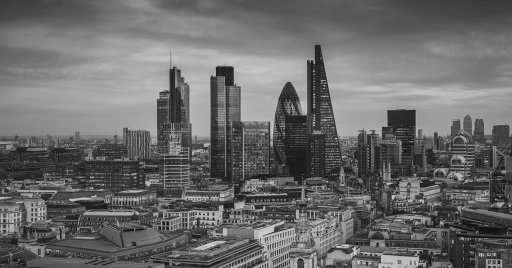
#> input picture 1.Histogram Functions/img1.jpg, 512 x 268 px; the run also reads 1 picture not shown here
$ jupyter execute --allow-errors HW1.ipynb
#> lines starting #> are read from the running program, lines starting #| are printed output that depends on the picture
# image Processing HW1(Poorya MohammadiNasab_400722138)

[cell 1]
import numpy as np
import cv2
from matplotlib import pyplot as plt
from mpl_toolkits.axes_grid1 import ImageGrid

Q2 - Part 1

[cell 2]
def calc_hist(image):
    '''
  calculate image histogram
  don't use libraries
  input(s):
    image (ndarray): input image
  output(s):
    hist (ndarray): computed input image histogram
  '''
    hist = np.zeros(256,dtype=int)
    ############
    # Your code
    # Start

    for ix,iy in np.ndindex(image.shape):
        hist[image[ix,iy]] = hist[image[ix,iy]] + 1

    # End
    return hist

**compute histogram with opencv**

#> (a cell that did not finish here is left out)

#> (a cell that did not finish here is left out)

test **(don't change next cell)**

[cell 5]
img = cv2.imread('img1.jpg',cv2.IMREAD_GRAYSCALE)
#> img is the input picture: shape (268, 512); min 10, max 224, mean 106.4
fig = plt.figure(figsize=(16,16))
grid = ImageGrid(fig, 111,
                 nrows_ncols=(1, 3),
                 axes_pad=1,
                 )


grid[0].imshow(img,cmap='gray',vmin=0,vmax=255)
grid[0].set_title('input image')
grid[0].axis('off')
grid[1].plot(calc_hist(img))
#> after the loop in calc_hist, `for ix,iy in np.ndindex(image.shape):`: hist = 256 values, max 1257 at index 85, min 0 at index 0, mean 536
grid[1].set_title('implemented histogram')
#> (the rest of this cell did not finish here and is left out)

[cell 6]
plt.plot(calc_hist(img))
#> figure, not shown here; curve peaks at x = 85, y = 1257

#> (a cell that did not finish here is left out)

Q2 - Part 2

[cell 8]
def stretch_hist(image):
    '''
    don't use libraries
    input(s):
    image (ndarray): input image
    output(s):
    output_image (ndarray): enhanced image with histogram stretching
    '''
    output_image = image.copy()
    ############
    # Your code
    # Start
    min_pix = np.min(image)
    max_pix = np.max(image)
    max_min_different = max_pix - min_pix

    for ix,iy in np.ndindex(image.shape):
        output_image[ix,iy] = ((output_image[ix,iy] - min_pix)/(max_min_different))* 255

    # End
    return output_image

test **(don't change next cell)**

[cell 9]
img = cv2.imread('img2.jpg',cv2.IMREAD_GRAYSCALE)
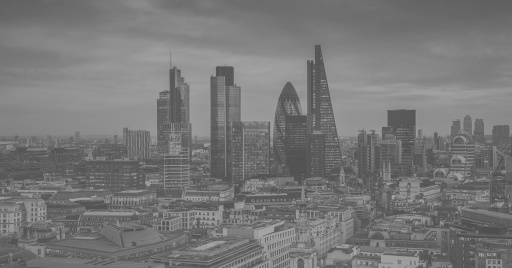
#> input picture 1.Histogram Functions/img2.jpg, 512 x 268 px
#> img is the input picture: shape (268, 512); min 73, max 175, mean 119.6
fig = plt.figure(figsize=(16,16))
grid = ImageGrid(fig, 111,
                 nrows_ncols=(2, 2),
                 axes_pad=1,
                 )


grid[0].imshow(img,cmap='gray',vmin=0,vmax=255)
grid[0].set_title('input image')
grid[0].axis('off')
grid[1].plot(calc_hist(img))
grid[1].set_title('input histogram')
enhanced_image = stretch_hist(img)
#> in stretch_hist, `min_pix = np.min(image)`: min_pix = 73
#> in stretch_hist, `max_pix = np.max(image)`: max_pix = 175
#> in stretch_hist, `max_min_different = max_pix - min_pix`: max_min_different = 102
grid[2].imshow(enhanced_image,cmap='gray',vmin=0,vmax=255)
grid[2].set_title('enhanced_image')
grid[3].plot(calc_hist(enhanced_image))
grid[3].set_title('enhanced histogram')

[cell 10]
plt.plot(calc_hist(img))
#> figure, not shown here; curve peaks at x = 110, y = 3102

[cell 11]
plt.plot(calc_hist(enhanced_image))
#> figure, not shown here; curve peaks at x = 92, y = 3102

[cell 12]
plt.imshow(img,cmap='gray',vmin=0,vmax=255)

[cell 13]
plt.imshow(enhanced_image,cmap='gray',vmin=0,vmax=255)

Q2-Part3

[cell 14]
def modified_stretch_hist(image):
    '''
    don't use libraries
    input(s):
    image (ndarray): input image
    output(s):
    output_image (ndarray): enhanced image with modified histogram stretching
    '''
    output_image = image.copy()
    ############
    # Your code
    # Start

    # 1% of picture values from bottom & top
    One_percent_of_picture_values = int(0.01 * (image.shape[0] * image.shape[1]))
    img_hist = calc_hist(image)

    # Bottom -> Top
    sum_tmp = 0
    min_idx = 0
    for i in range(0,256):
        sum_tmp = sum_tmp + img_hist[i]

        if(sum_tmp >= One_percent_of_picture_values):
            min_idx = i
            break

    # Top -> Bottom
    sum_tmp = 0
    max_idx = 255
    for i in range(255,-1,-1):
        sum_tmp = sum_tmp + img_hist[i]

        if(sum_tmp >= One_percent_of_picture_values):
            max_idx = i
            break

    max_min_different = max_idx - min_idx

    for ix,iy in np.ndindex(image.shape):
        output_image[ix,iy] = ((output_image[ix,iy] - min_idx)/(max_min_different))* 255

    # End
    ############
    return output_image

[cell 15]
print(sum(calc_hist(img)[141:]))
#| 28279

[cell 16]
x = calc_hist(img)
#> x = 256 values, max 3102 at index 110, min 0 at index 0, mean 536
x[128]
#> Out = 1695

test **(don't change next cell)**

[cell 17]
img = cv2.imread('img4.jpg',cv2.IMREAD_GRAYSCALE)
fig = plt.figure(figsize=(16,16))
grid = ImageGrid(fig, 111,
                 nrows_ncols=(2, 2),
                 axes_pad=1,
                 )


grid[0].imshow(img,cmap='gray',vmin=0,vmax=255)
grid[0].set_title('input image')
grid[0].axis('off')
grid[1].plot(calc_hist(img))
grid[1].set_title('input histogram')
enhanced_image = modified_stretch_hist(img)
#> in modified_stretch_hist, `img_hist = calc_hist(image)`: img_hist = 256 values, max 5459 at index 117, min 0 at index 2, mean 536
#> the loop in modified_stretch_hist, `for i in range(0,256):` made 105 passes
#> sum_tmp on passes 1 to 12: 3, 4, 4, 5, 5, 5, 5, 5, 5, 5, 5, 5
#> after the loop in modified_stretch_hist, `for i in range(0,256):`: sum_tmp = 2637
#> the loop in modified_stretch_hist, `for i in range(255,-1,-1):` made 115 passes
#> after the loop in modified_stretch_hist, `for i in range(255,-1,-1):`: sum_tmp = 2316
#> after the loop in modified_stretch_hist, `for ix,iy in np.ndindex(image.shape):`:
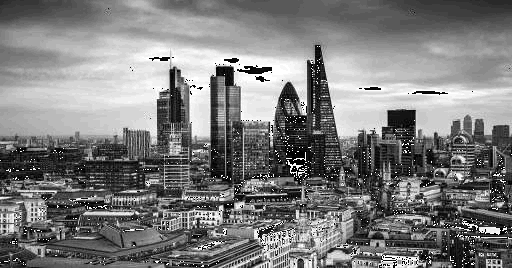
#> output_image: shape (268, 512); min 0, max 255, mean 124.1
grid[2].imshow(enhanced_image,cmap='gray',vmin=0,vmax=255)
grid[2].set_title('enhanced_image')
grid[3].plot(calc_hist(enhanced_image))
grid[3].set_title('enhanced histogram')

[cell 18]
plt.plot(calc_hist(img))
#> figure, not shown here; curve peaks at x = 117, y = 5459

[cell 19]
plt.imshow(img,cmap='gray',vmin=0,vmax=255)

[cell 20]
plt.plot(calc_hist(enhanced_image))
#> figure, not shown here; curve peaks at x = 89, y = 5459

[cell 21]
plt.imshow(enhanced_image,cmap='gray',vmin=0,vmax=255)

Q2-Part 4

[cell 22]
def equalize_hist(image):
    '''
    don't use libraries
    input(s):
    image (ndarray): input image
    output(s):
    output_image (ndarray): enhanced image with histogram equalization
    '''
    output_image = image.copy()
    ############
    # Your code
    # Start


    img_hist = calc_hist(image)
    num_of_pixel = image.shape[0] * image.shape[1]

    # p
    pixel_PDF = img_hist / num_of_pixel

    # P
    pixel_CDF = []
    for i in range(len(pixel_PDF)):
        pixel_CDF.append(sum(pixel_PDF[0:i]))

    Hist_equalizer_arr = pixel_CDF

    for ix,iy in np.ndindex(image.shape):
        output_image[ix,iy] = image[ix,iy] * Hist_equalizer_arr[image[ix,iy]]


    # End
    return output_image

[cell 23]
equalize_hist(img)
#> in equalize_hist, `pixel_PDF = img_hist / num_of_pixel`: pixel_PDF = 256 values, max 0.0398 at index 117, min 0 at index 2, mean 0.00391
#> after the loop in equalize_hist, `for i in range(len(pixel_PDF)):`: pixel_CDF = 256 values from 0 to 1

test **(don't change next cell)**

[cell 24]
img1 = cv2.imread('img2.jpg',cv2.IMREAD_GRAYSCALE)
img2 = cv2.imread('img3.jpg',cv2.IMREAD_GRAYSCALE)
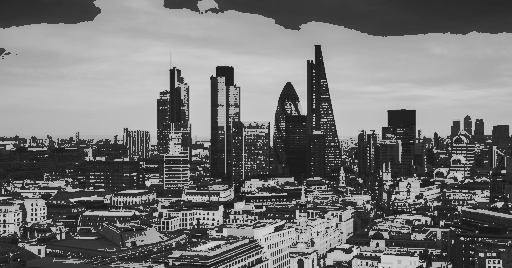
#> input picture 1.Histogram Functions/img3.jpg, 512 x 268 px
#> img2 is the input picture: shape (268, 512); min 16, max 220, mean 116.9
img3 = cv2.imread('img4.jpg',cv2.IMREAD_GRAYSCALE)

fig = plt.figure(figsize=(16,16))
grid = ImageGrid(fig, 111,
                 nrows_ncols=(3, 2),
                 axes_pad=1,
                 )


eq_img1 = equalize_hist(img1)
grid[0].imshow(eq_img1,cmap='gray',vmin=0,vmax=255)
grid[0].set_title('img2.jpg output')
grid[0].axis('off')
grid[1].plot(calc_hist(eq_img1))
grid[1].set_title('histogram')
eq_img2 = equalize_hist(img2)
#> in equalize_hist (call 3), `img_hist = calc_hist(image)`: img_hist = 256 values, max 3005 at index 55, min 0 at index 0, mean 536
#> in equalize_hist (call 3), `pixel_PDF = img_hist / num_of_pixel`: pixel_PDF = 256 values, max 0.0219 at index 55, min 0 at index 0, mean 0.00391
#> after the loop in equalize_hist (call 3), `for ix,iy in np.ndindex(image.shape):`:
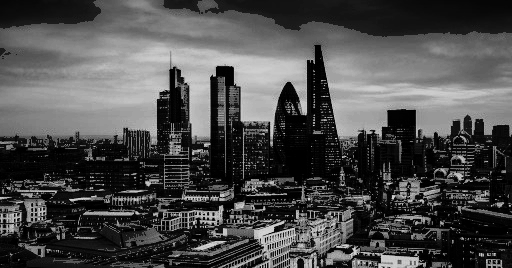
#> output_image: shape (268, 512); min 0, max 219, mean 75.6
grid[2].imshow(eq_img2,cmap='gray',vmin=0,vmax=255)
grid[2].set_title('img3.jpg output')
grid[2].axis('off')
grid[3].plot(calc_hist(eq_img2))
grid[3].set_title('histogram')
eq_img3 = equalize_hist(img3)
grid[4].imshow(eq_img3,cmap='gray',vmin=0,vmax=255)
grid[4].set_title('img4.jpg output')
grid[4].axis('off')
grid[5].plot(calc_hist(eq_img3))
grid[5].set_title('histogram')

[cell 25]
plt.imshow(eq_img2,cmap='gray',vmin=0,vmax=255)

[cell 26]
plt.plot(calc_hist(eq_img1))
#> figure, not shown here; curve peaks at x = 39, y = 3102

[cell 27]
plt.imshow(img2,cmap='gray',vmin=0,vmax=255)

[cell 28]
plt.plot(calc_hist(img1))

Q3

[cell 29]
# this fuction added to help for histogram matching
def image_equalizer_array(image):
    '''
    don't use libraries
    input(s):
    image (ndarray): input image
    output(s):
    output_image (ndarray): enhanced image with histogram equalization
    '''
    output_image = image.copy()
    ############
    # Your code
    # Start
    img_hist = calc_hist(image)
    num_of_pixel = image.shape[0] * image.shape[1]

    pixel_PDF = img_hist / num_of_pixel

    pixel_CDF = []
    for i in range(len(pixel_PDF)):
        pixel_CDF.append(sum(pixel_PDF[0:i]))

    # End
    return np.int64(np.dot(1000,pixel_CDF))

[cell 30]
image_equalizer_array(img2)
#> after the loop in image_equalizer_array, `for i in range(len(pixel_PDF)):`: pixel_CDF = 256 values from 0 to 1
#> Out = 256 values from 0 to 1000

[cell 31]
def hist_matching(src_image,ref_image):
    '''
    don't use libraries
    input(s):
    src_image (ndarray): source image
    ref_image (ndarray): reference image
    output(s):
    output_image (ndarray): transformation of source image so that its histogram matches histogram of refrence image
    '''
    output_image = src_image.copy()
    ############
    # Your code
    # Start
    src_image_B = src_image[:,:,0].copy()
    src_image_G = src_image[:,:,1].copy()
    src_image_R = src_image[:,:,2].copy()

    ref_image_B = ref_image[:,:,0].copy()
    ref_image_G = ref_image[:,:,1].copy()
    ref_image_R = ref_image[:,:,2].copy()

    #########################
    # Blue Channel
    Source_CDF_B = image_equalizer_array(src_image_B)
    Reference_CDF_B = image_equalizer_array(ref_image_B)

    Transfer_arr = []
    for i in range(len(Source_CDF_B)):
        #j = np.where(np.isclose(Reference_CDF_B,Source_CDF_B[i]))
        try:
            idx = list(Reference_CDF_B).index(Source_CDF_B[i])
        except:
            idx = i

        Transfer_arr.append(idx)

    for ix,iy in np.ndindex(src_image_B.shape):
        src_image_B[ix,iy] = Transfer_arr[src_image_B[ix,iy]]

    #########################
    # Green Channel
    Source_CDF_G = image_equalizer_array(src_image_G)
    Reference_CDF_G = image_equalizer_array(ref_image_G)

    Transfer_arr = []
    for i in range(len(Source_CDF_G)):
        #j = np.where(np.isclose(Reference_CDF_B,Source_CDF_B[i]))
        try:
            idx = list(Reference_CDF_G).index(Source_CDF_G[i])
        except:
            idx = i

        Transfer_arr.append(idx)

    for ix,iy in np.ndindex(src_image_G.shape):
        src_image_G[ix,iy] = Transfer_arr[src_image_G[ix,iy]]

    #########################
    # RED Channel
    Source_CDF_R = image_equalizer_array(src_image_R)
    Reference_CDF_R = image_equalizer_array(ref_image_R)

    Transfer_arr = []
    for i in range(len(Source_CDF_R)):
        #j = np.where(np.isclose(Reference_CDF_B,Source_CDF_B[i]))
        try:
            idx = list(Reference_CDF_R).index(Source_CDF_R[i])
        except:
            idx = i

        Transfer_arr.append(idx)

    for ix,iy in np.ndindex(src_image_R.shape):
        src_image_R[ix,iy] = Transfer_arr[src_image_R[ix,iy]]

    # Create image from 3 seperated Channels
    output_image = np.dstack([src_image_B,src_image_G,src_image_R])
    # End
    return output_image

#> (a cell that did not finish here is left out)

test **(don't change next cell)**

[cell 33]
src = cv2.imread('src.jpg')
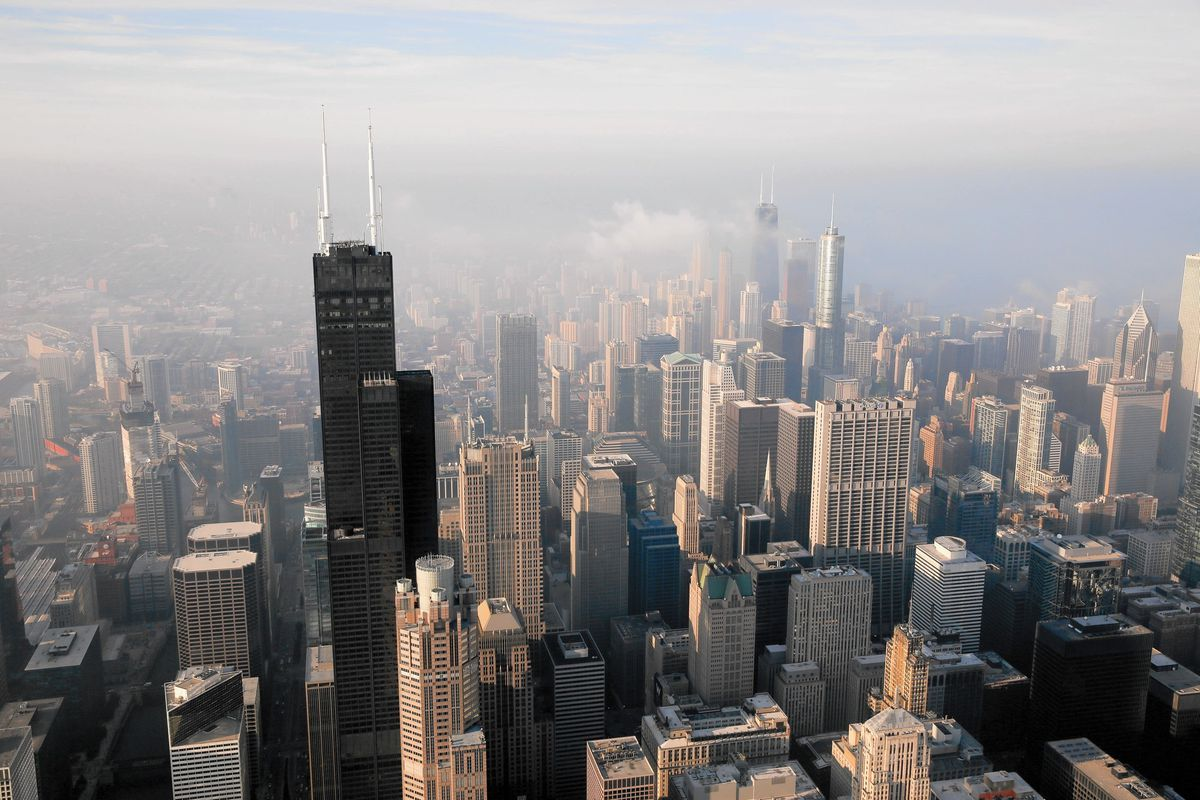
#> input picture 1.Histogram Functions/src.jpg, 1200 x 800 px
#> src is the input picture: shape (800, 1200, 3); mean B, G, R 137.5, 137.3, 139.6
ref = cv2.imread('ref.jpg')
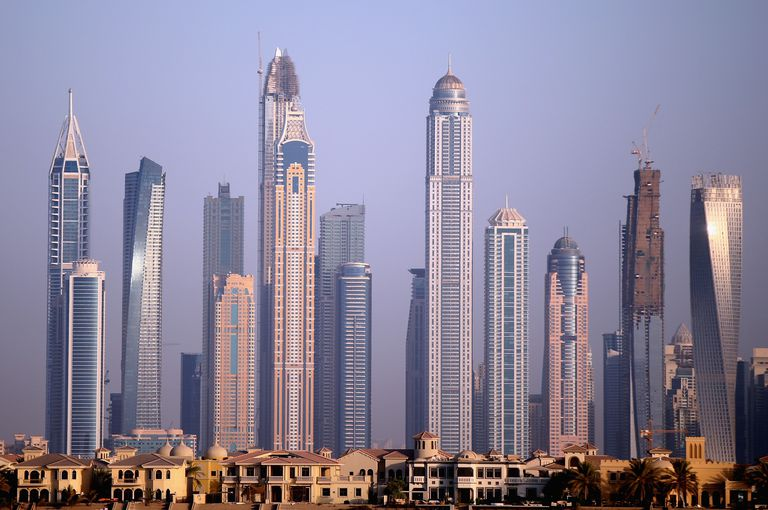
#> input picture 1.Histogram Functions/ref.jpg, 768 x 510 px
#> ref is the input picture: shape (510, 768, 3); mean B, G, R 152.8, 132, 138.9
fig = plt.figure(figsize=(16,16))
grid = ImageGrid(fig, 111,
                 nrows_ncols=(1, 3),
                 axes_pad=1,
                 )


grid[0].imshow(src[:,:,::-1])
grid[0].set_title('source image')
grid[0].axis('off')
grid[1].imshow(ref[:,:,::-1])
grid[1].set_title('reference image')
grid[1].axis('off')
grid[2].imshow(hist_matching(src,ref)[:,:,::-1])
#> in hist_matching, `ref_image_R = ref_image[:,:,2].copy()`:
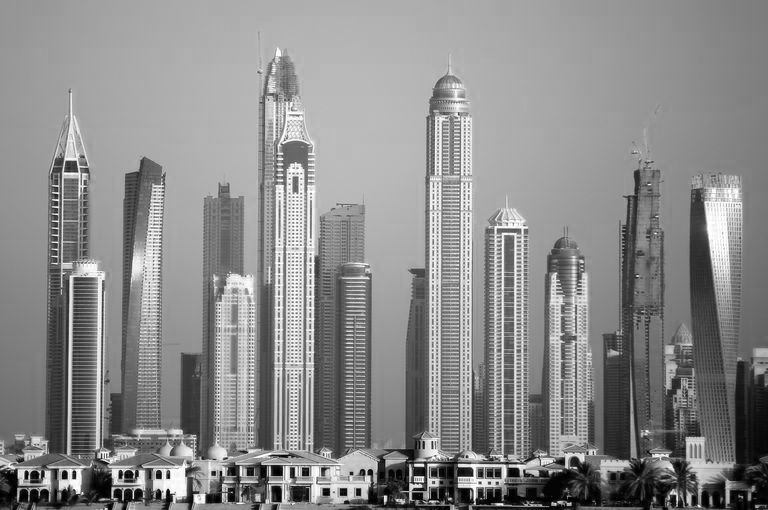
#> ref_image_R: shape (510, 768); min 0, max 255, mean 138.9
#> in hist_matching, `Source_CDF_B = image_equalizer_array(src_image_B)`: Source_CDF_B = 256 values from 0 to 999
#> the loop in hist_matching, `for i in range(len(Source_CDF_B)):` made 256 passes
#> idx on passes 1 to 12: 0, 1, 2, 3, 4, 5, 6, 7, 8, 3, 10, 11
#> after the loop in hist_matching, `for i in range(len(Source_CDF_B)):`: Transfer_arr = 256 values, max 248 at index 238, min 0 at index 0, mean 133.7
#> after the loop in hist_matching, `for ix,iy in np.ndindex(src_image_B.shape):`:
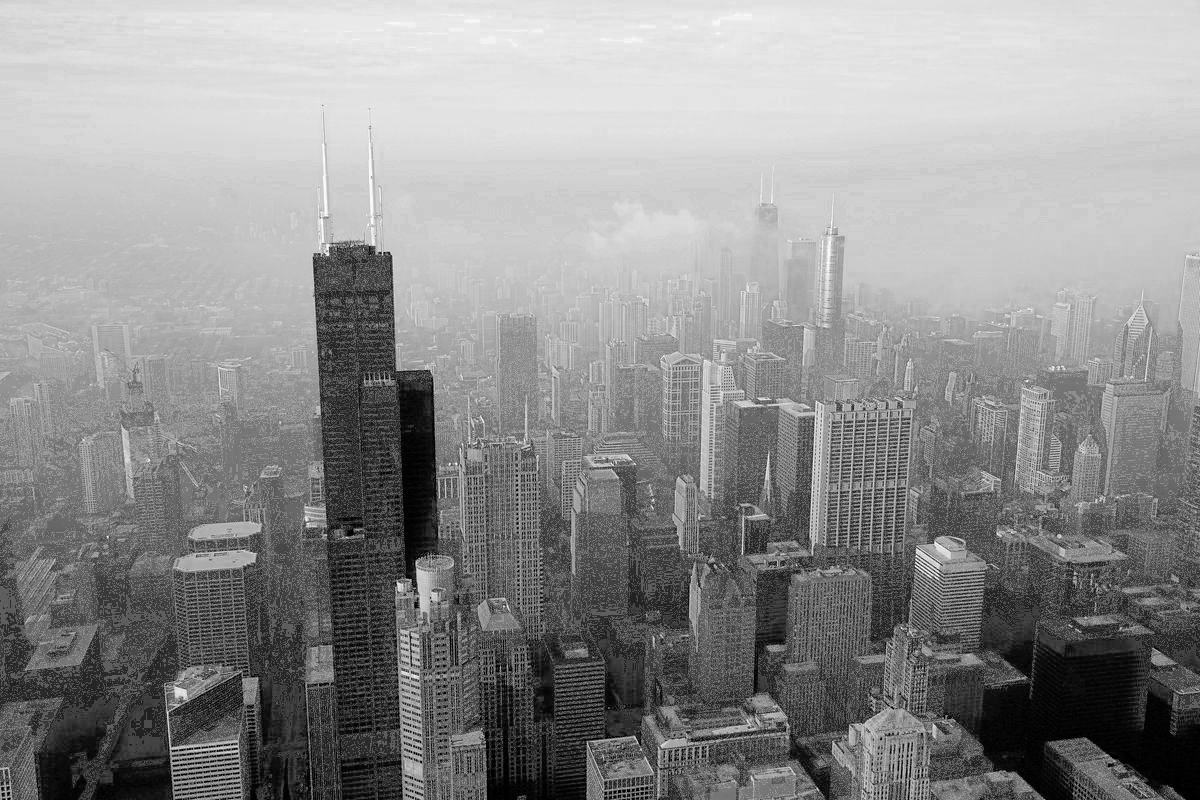
#> src_image_B: shape (800, 1200); min 0, max 248, mean 143
#> in hist_matching, `Source_CDF_G = image_equalizer_array(src_image_G)`: Source_CDF_G = 256 values from 0 to 999
#> the loop in hist_matching, `for i in range(len(Source_CDF_G)):` made 256 passes
#> after the loop in hist_matching, `for i in range(len(Source_CDF_G)):`: Transfer_arr = 256 values, max 240 at index 241, min 0 at index 0, mean 128.6
#> after the loop in hist_matching, `for ix,iy in np.ndindex(src_image_G.shape):`:
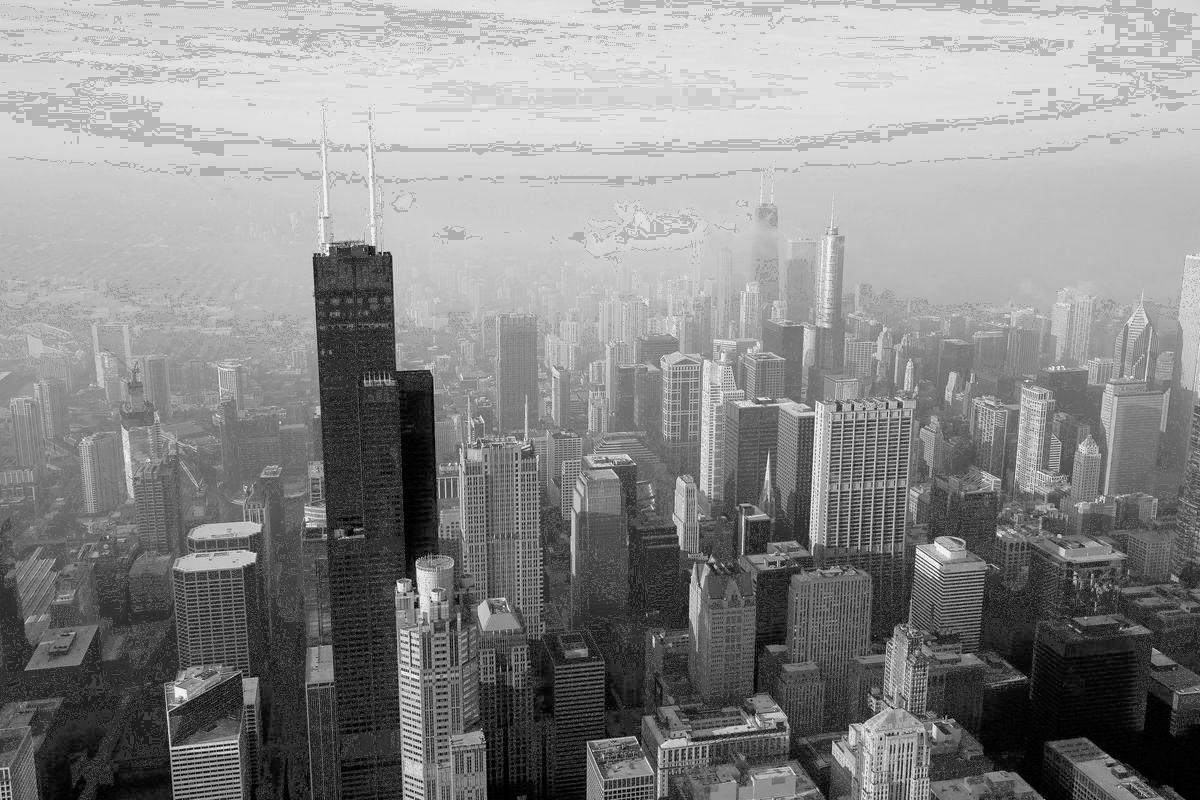
#> src_image_G: shape (800, 1200); min 0, max 240, mean 137.7
#> in hist_matching, `Source_CDF_R = image_equalizer_array(src_image_R)`: Source_CDF_R = 256 values from 0 to 998
#> the loop in hist_matching, `for i in range(len(Source_CDF_R)):` made 256 passes
#> idx on passes 1 to 12: 0, 0, 2, 5, 7, 9, 6, 14, 15, 18, 20, 23
#> after the loop in hist_matching, `for i in range(len(Source_CDF_R)):`: Transfer_arr = 256 values, max 255 at index 253, min 0 at index 0, mean 130.3
grid[2].set_title('output image')
grid[2].axis('off')
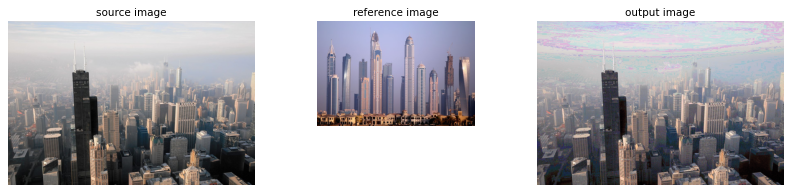
#> figure drawn by matplotlib, 3 panels
